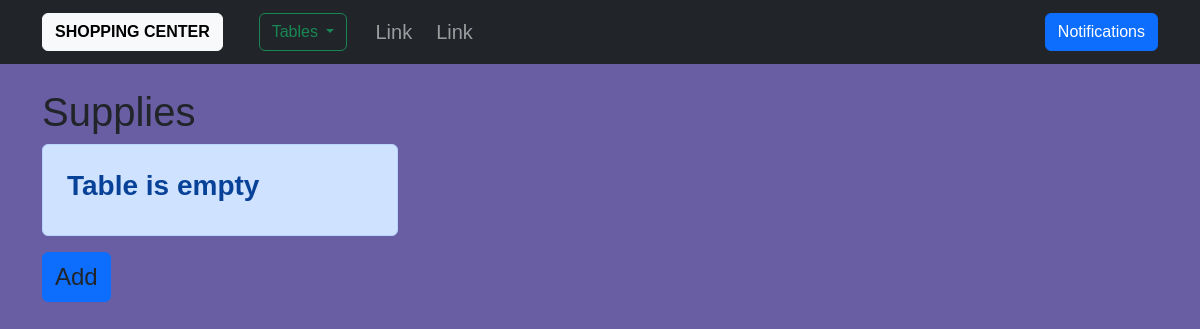
Page /supplies on the earlier database version.
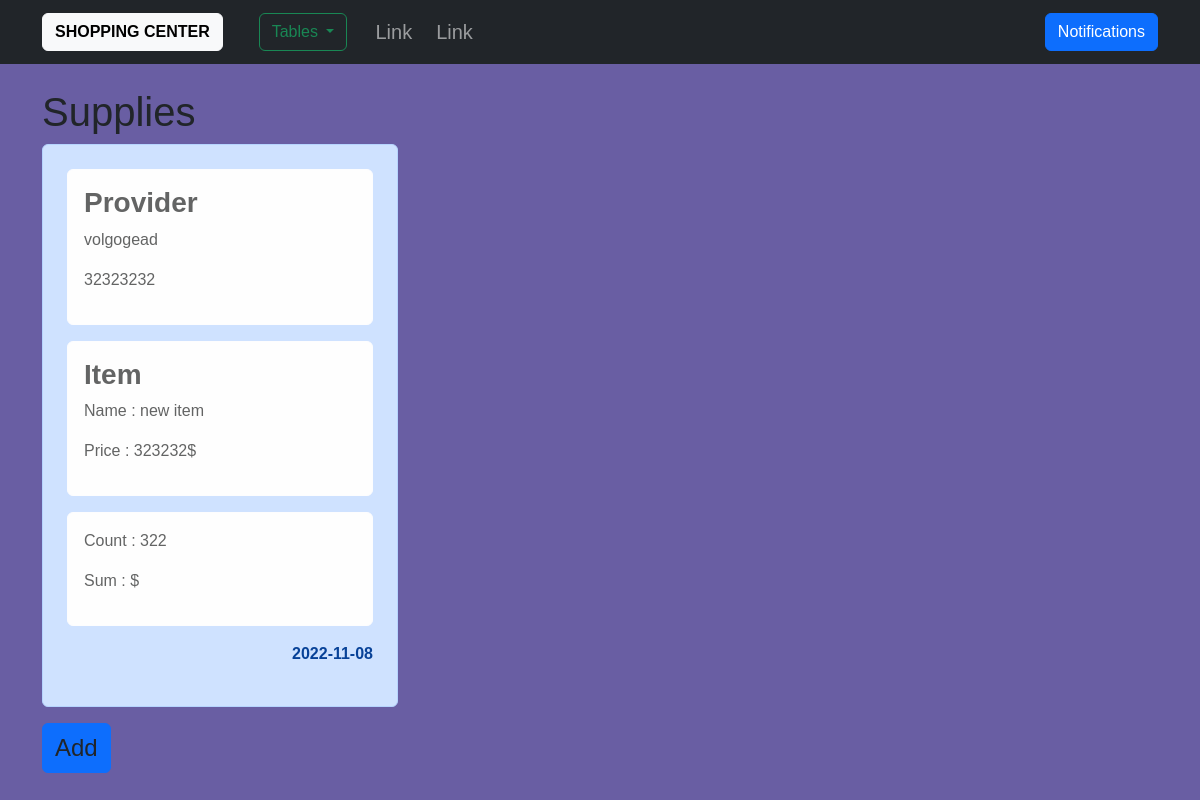
Same page on the later database version.
### app/models.py (models this page shows, shortened)
class Supply(db.Model):
    id = db.Column(db.Integer, primary_key=True)
    date = db.Column(db.Date, default=datetime.utcnow)
    count = db.Column(db.Integer, nullable=True)
    price = db.Column(db.Integer, nullable=True)
    provider_id = db.Column(db.Integer, db.ForeignKey('provider.id'), nullable=True)
    catalog_id = db.Column(db.Integer, db.ForeignKey('catalog.id'), nullable=True)
    item_id = db.Column(db.Integer, db.ForeignKey('item.id'), nullable=True)

class Provider(db.Model):
    id = db.Column(db.Integer, primary_key=True)
    address = db.Column(db.String(50), unique=True, nullable=False)
    phone_number = db.Column(db.Integer, unique=True, nullable=False)
    supplies = db.relationship('Supply', backref='provider', lazy='dynamic')

class Item(db.Model):
    id = db.Column(db.Integer, primary_key=True)
    name = db.Column(db.String(50), unique=True, nullable=False)
    count = db.Column(db.Integer, nullable=True)
    price = db.Column(db.Integer, nullable=True)
    sale_of_items = db.relationship('Sale_of_item', backref='item', lazy='dynamic')
    supplies = db.relationship('Supply', backref='item', lazy='dynamic')

### app/tables/handlers/view_handlers.py (the view)
@tb.route('/supplies')
def supplies_table_view():
    data = Supply.query.all()
    return render_template('tables/view/supplies.html', title='Supplies', data=data)

### app/routes.py (called while the page is built)
@app.context_processor
def context_processor():
    return dict(notifications=Notifications.query.order_by(Notifications.date.desc()).all())

### templates/tables/view/supplies.html
{% extends "tables/view/table.html" %}
{% block data %}
    <div class="row">
        {% if data %}
            {% for item in data %}
                <div class="col-4">
                    <div class="p-4 alert alert-primary">
                        <div class="alert alert-light">
                            <h3><b>Provider</b></h3>
                            <p>{{ item.provider.address }}</p>
                            <p>{{ item.provider.phone_number }}</p>
                        </div>
                        <div class="alert alert-light">
                            <h3><b>Item</b></h3>
                            <p>Name : {{ item.item.name }}</p>
                            <p>Price : {{ item.item.price }}$</p>
                        </div>
                        <div class="alert alert-light">
                            <p>Count : {{ item.count }}</p>
                            <p>Sum : {{ item.sum }}$</p>
                        </div>
                        <p class="justify-content-end text-end"><b>{{ item.date.strftime('%Y-%m-%d') }}</b></p>
                    </div>
                </div>
            {% endfor %}
        {% else %}
            <div class="col-4">
                    <div class="p-4 alert alert-primary">
                        <h3><b>Table is empty</b></h3>
                    </div>
                </div>
        {% endif %}
    </div>
{% endblock %}
{% block add_link %}
    {{ url_for('tables.supplies_table_add') }}
{% endblock %}

Differences in the rows shown:
added Supply: provider.address "volgogead", provider.phone_number "32323232", item.name "new item", item.price "323232", count "322", date "2022-11-08"
Other differences:
text no longer shown: "Table is empty"
